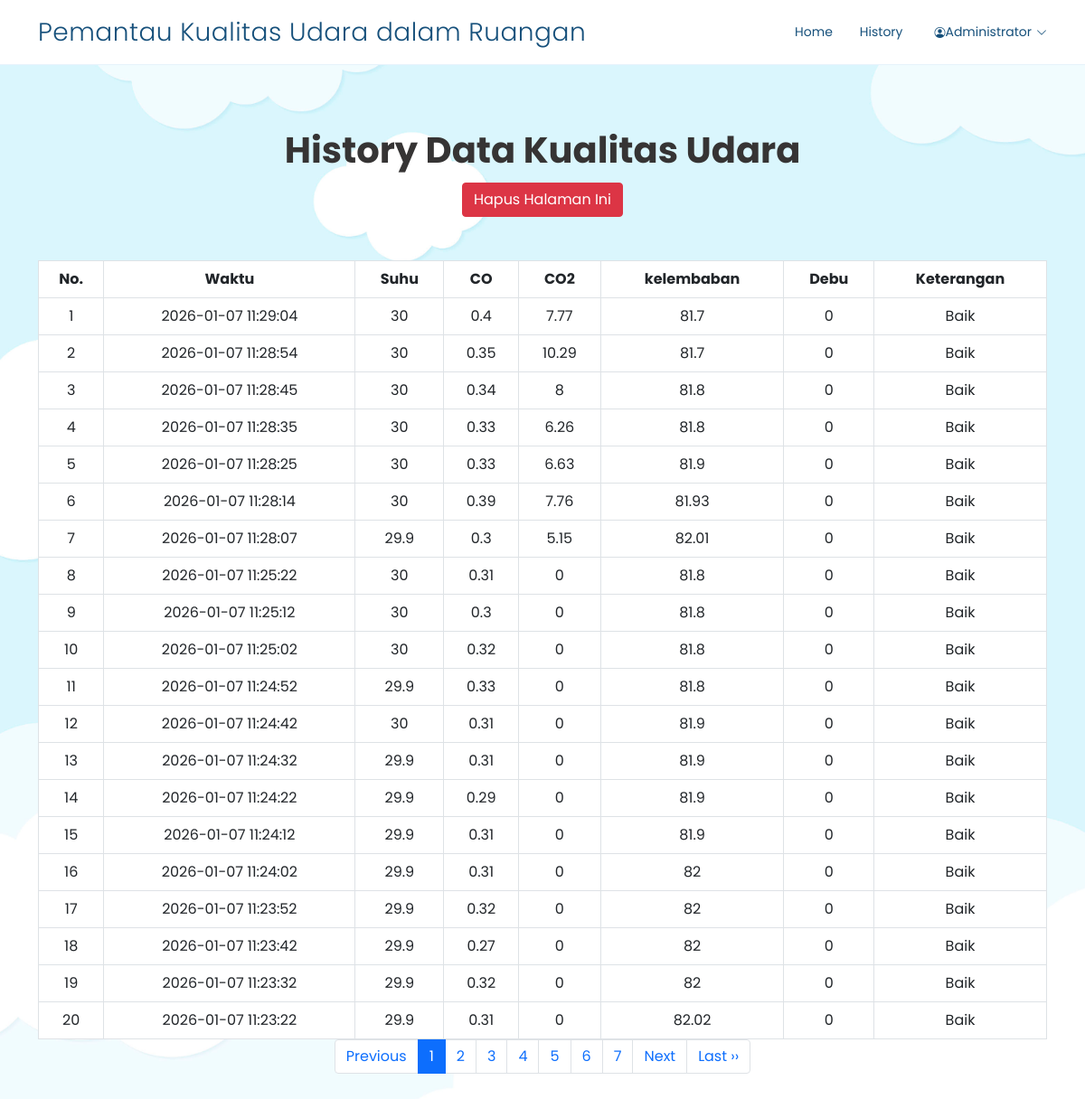
The app's page /history.php (signed in) with its own data.
### tables this page shows
CREATE TABLE `suhu` (
  `id_suhu` int(11) NOT NULL,
  `id_sensor` int(11) NOT NULL,
  `suhu` float NOT NULL
);

CREATE TABLE `sensor` (
  `id_sensor` int(11) NOT NULL,
  `co` float NOT NULL,
  `co2` float NOT NULL,
  `debu` float NOT NULL,
  `kelembaban` float NOT NULL,
  `keterangan` varchar(100) NOT NULL,
  `waktu` timestamp NOT NULL DEFAULT current_timestamp() ON UPDATE current_timestamp()
);

### config.php (called while the page is built, shortened)
<?php
function isLoggedIn() {
    return isset($_SESSION['user_id']) && !empty($_SESSION['user_id']);
}
function getCurrentUser() {
    if (isLoggedIn()) {
        return [
            'id' => $_SESSION['user_id'],
            'username' => $_SESSION['username'],
            'nama' => $_SESSION['nama']
        ];
    }
    return null;
}
?>

### history.php (the view, shortened to what this page needs)
<?php
require_once 'config.php';
$currentUser = getCurrentUser();
?>
<!DOCTYPE html>
<html lang="en">
<head>
  <link href="assets/vendor/aos/aos.css" rel="stylesheet">
  <link href="assets/vendor/bootstrap/css/bootstrap.min.css" rel="stylesheet">
  <link href="assets/vendor/bootstrap-icons/bootstrap-icons.css" rel="stylesheet">
  <link href="assets/vendor/boxicons/css/boxicons.min.css" rel="stylesheet">
  <link href="assets/vendor/glightbox/css/glightbox.min.css" rel="stylesheet">
  <link href="assets/vendor/remixicon/remixicon.css" rel="stylesheet">
  <link href="assets/vendor/swiper/swiper-bundle.min.css" rel="stylesheet">
  <link href="assets/css/style.css" rel="stylesheet">
</head>
<body>
  <header id="header" class="fixed-top">
    <div class="container d-flex align-items-center justify-content-between">
      <h1 class="logo"><a href=".">Pemantau Kualitas Udara dalam Ruangan </a></h1>
      <nav id="navbar" class="navbar">
        <ul>
          <li><a class="nav-link" href=".">Home</a></li>
          <li><a class="nav-link" href="history.php">History</a></li>
        <li class="dropdown">
            <a href="#"><i class="bi bi-person-circle"></i> <?= htmlspecialchars($currentUser['nama']) ?> <i class="bi bi-chevron-down"></i></a>
          </li>
        </ul>
      </nav>
    </div>
  </header>
  <section id="hero" class="d-flex align-items-center">
    <div class="container position-relative" data-aos="fade-up" data-aos-delay="100">
      <div class="row justify-content-center">
        <div class="col-xl-7 col-lg-9 text-center">
          <div class="history">
            <h1>History Data Kualitas Udara</h1>
          </div>
        </div>
      </div>
      <div class="row justify-content-center">
        <div class="col text-center">
          <?php
          $connect = mysqli_connect("localhost", "root", "", "skripsi");
          $batas = 20;
          $halaman = isset($_GET['halaman']) ? (int) $_GET['halaman'] : 1;
          $halaman_awal = ($halaman > 1) ? ($halaman * $batas) - $batas : 0;
          $previous = $halaman - 1;
          $next = $halaman + 1;
          ?>
          <form method="post" onsubmit="return confirmDeletePage();" style="margin-bottom:12px;">
            <button type="submit" class="btn btn-danger">Hapus Halaman Ini</button>
          </form>
          <table id="history" class="table table-defaut table-bordered mt-5">
            <tr>
              <th>No. </th>
              <th>Waktu</th>
              <th>Suhu</th>
              <th>CO</th>
              <th>CO2</th>
              <th>kelembaban</th>
              <th>Debu</th>
              <th>Keterangan</th>
            </tr>
            <?php
            $data = mysqli_query($connect, "SELECT * FROM sensor");
            $jumlah_data = mysqli_num_rows($data);
            $total_halaman = ($jumlah_data > 0) ? ceil($jumlah_data / $batas) : 1;
            $sql = mysqli_query($connect, "SELECT * FROM sensor
          INNER JOIN suhu ON suhu.id_sensor = sensor.id_sensor ORDER BY sensor.id_sensor desc limit $halaman_awal, $batas");
            $nomor = $halaman_awal + 1;
            while ($d = mysqli_fetch_array($sql)) {
              ?>
                <tr>
                  <td><?= $nomor++ ?></td>
                  <td><?= $d['waktu'] ?></td>
                  <td><?= $d['suhu'] ?></td>
                  <td><?= $d['co'] ?></td>
                  <td><?= $d['co2'] ?></td>
                  <td><?= $d['kelembaban'] ?></td>
                  <td><?= $d['debu'] ?></td>
                  <td><?= $d['keterangan'] ?></td>
                </tr>
              <?php
            }
            ?>
          </table>
          <nav>
            <ul class="pagination justify-content-center">
              <li class="page-item" <?php if ($halaman <= 1) {
                echo "class='disabled'";
              } ?>><a class="page-link" <?php if ($halaman > 1) {
                 echo "href='?halaman=$previous'";
               } ?>>Previous</a></li>
              <?php if ($total_halaman <= 10) {
                for ($counter = 1; $counter <= $total_halaman; $counter++) {
                  if ($counter == $halaman) {
                    echo "<li  class='page-item active'><a class='page-link'>$counter</a></li>";
                  } else {
                    echo "<li  class='page-item'><a class='page-link' href='?halaman=$counter'>$counter</a></li>";
                  }
                }
              }
              ?>
              <li class="page-item" <?php if ($halaman >= $total_halaman) {
                echo "class='disabled'";
              } ?>><a
                  class="page-link" <?php if ($halaman < $total_halaman) {
                    echo "href='?halaman=$next'";
                  } ?>>Next</a>
              </li>
              <?php if ($halaman < $total_halaman) {
                echo "<li class='page-item'><a class='page-link' href='?halaman=$total_halaman'>Last &rsaquo;&rsaquo;</a></li>";
              } ?>
            </ul>
          </nav>
        </div>
      </div>
    </div>
  </section>
</body>
</html>

### assets/css/style.css (style rules this page uses)
body { font-family: "Poppins", sans-serif; color: #444444; }
a { color: #2487ce; text-decoration: none; }
h1, h2, h3, h4, h5, h6 { font-family: "Poppins", sans-serif; }
#header { transition: all 0.5s; background: #fff; z-index: 997; padding: 15px 0; border-bottom: 1px solid #e6f2fb; }
#header .logo { font-size: 28px; margin: 0; padding: 0; line-height: 1; font-weight: 300; letter-spacing: 0.5px; font-family: "Poppins", sans-serif; }
#header .logo a { color: #16507b; }
.navbar { padding: 0; }
.navbar ul { margin: 0; padding: 0; display: flex; list-style: none; align-items: center; }
.navbar li { position: relative; }
.navbar a, .navbar a:focus { display: flex; align-items: center; justify-content: space-between; padding: 10px 0 10px 30px; font-size: 14px; color: #16507b; white-space: nowrap; transition: 0.3s; }
.navbar a i, .navbar a:focus i { font-size: 12px; line-height: 0; margin-left: 5px; }
body { width: 100%; position: relative; background: url("../img/awan.jpg"); background-size: cover; background-attachment: fixed; }
#hero .container { padding-top: 50px; }
#hero h1 { margin: 0; font-size: 56px; font-weight: 700; line-height: 72px; color: #5e5e5e; font-family: "Poppins", sans-serif; }
#hero .history h1 { margin: 0; font-size: 40px; font-weight: 700; line-height: 72px; color: #363434; font-family: "Poppins", sans-serif; }
#hero table { border-collapse: collapse; border-spacing: 0; margin: auto; text-align: center; background-color: white; }
@media (min-width: 1024px) { #hero { background-attachment: fixed; } }
section { padding: 80px 0; overflow: hidden; }

### records on screen
suhu: id_sensor.waktu "2026-01-07 11:29:04", suhu "30", id_sensor.co "0.4", id_sensor.co2 "7.77", id_sensor.kelembaban "81.7", id_sensor.debu "0", id_sensor.keterangan "Baik"
suhu: id_sensor.waktu "2026-01-07 11:28:54", suhu "30", id_sensor.co "0.35", id_sensor.co2 "10.29", id_sensor.kelembaban "81.7", id_sensor.debu "0", id_sensor.keterangan "Baik"
suhu: id_sensor.waktu "2026-01-07 11:28:45", suhu "30", id_sensor.co "0.34", id_sensor.co2 "8", id_sensor.kelembaban "81.8", id_sensor.debu "0", id_sensor.keterangan "Baik"
suhu: id_sensor.waktu "2026-01-07 11:28:35", suhu "30", id_sensor.co "0.33", id_sensor.co2 "6.26", id_sensor.kelembaban "81.8", id_sensor.debu "0", id_sensor.keterangan "Baik"
suhu: id_sensor.waktu "2026-01-07 11:28:25", suhu "30", id_sensor.co "0.33", id_sensor.co2 "6.63", id_sensor.kelembaban "81.9", id_sensor.debu "0", id_sensor.keterangan "Baik"
suhu: id_sensor.waktu "2026-01-07 11:28:14", suhu "30", id_sensor.co "0.39", id_sensor.co2 "7.76", id_sensor.kelembaban "81.93", id_sensor.debu "0", id_sensor.keterangan "Baik"
suhu: id_sensor.waktu "2026-01-07 11:28:07", suhu "29.9", id_sensor.co "0.3", id_sensor.co2 "5.15", id_sensor.kelembaban "82.01", id_sensor.debu "0", id_sensor.keterangan "Baik"
suhu: id_sensor.waktu "2026-01-07 11:25:22", suhu "30", id_sensor.co "0.31", id_sensor.co2 "0", id_sensor.kelembaban "81.8", id_sensor.debu "0", id_sensor.keterangan "Baik"
suhu: id_sensor.waktu "2026-01-07 11:25:12", suhu "30", id_sensor.co "0.3", id_sensor.co2 "0", id_sensor.kelembaban "81.8", id_sensor.debu "0", id_sensor.keterangan "Baik"
suhu: id_sensor.waktu "2026-01-07 11:25:02", suhu "30", id_sensor.co "0.32", id_sensor.co2 "0", id_sensor.kelembaban "81.8", id_sensor.debu "0", id_sensor.keterangan "Baik"
suhu: id_sensor.waktu "2026-01-07 11:24:52", suhu "29.9", id_sensor.co "0.33", id_sensor.co2 "0", id_sensor.kelembaban "81.8", id_sensor.debu "0", id_sensor.keterangan "Baik"
suhu: id_sensor.waktu "2026-01-07 11:24:42", suhu "30", id_sensor.co "0.31", id_sensor.co2 "0", id_sensor.kelembaban "81.9", id_sensor.debu "0", id_sensor.keterangan "Baik"
suhu: id_sensor.waktu "2026-01-07 11:24:32", suhu "29.9", id_sensor.co "0.31", id_sensor.co2 "0", id_sensor.kelembaban "81.9", id_sensor.debu "0", id_sensor.keterangan "Baik"
suhu: id_sensor.waktu "2026-01-07 11:24:22", suhu "29.9", id_sensor.co "0.29", id_sensor.co2 "0", id_sensor.kelembaban "81.9", id_sensor.debu "0", id_sensor.keterangan "Baik"
suhu: id_sensor.waktu "2026-01-07 11:24:12", suhu "29.9", id_sensor.co "0.31", id_sensor.co2 "0", id_sensor.kelembaban "81.9", id_sensor.debu "0", id_sensor.keterangan "Baik"
suhu: id_sensor.waktu "2026-01-07 11:24:02", suhu "29.9", id_sensor.co "0.31", id_sensor.co2 "0", id_sensor.kelembaban "82", id_sensor.debu "0", id_sensor.keterangan "Baik"
suhu: id_sensor.waktu "2026-01-07 11:23:52", suhu "29.9", id_sensor.co "0.32", id_sensor.co2 "0", id_sensor.kelembaban "82", id_sensor.debu "0", id_sensor.keterangan "Baik"
suhu: id_sensor.waktu "2026-01-07 11:23:42", suhu "29.9", id_sensor.co "0.27", id_sensor.co2 "0", id_sensor.kelembaban "82", id_sensor.debu "0", id_sensor.keterangan "Baik"
suhu: id_sensor.waktu "2026-01-07 11:23:32", suhu "29.9", id_sensor.co "0.32", id_sensor.co2 "0", id_sensor.kelembaban "82", id_sensor.debu "0", id_sensor.keterangan "Baik"
suhu: id_sensor.waktu "2026-01-07 11:23:22", suhu "29.9", id_sensor.co "0.31", id_sensor.co2 "0", id_sensor.kelembaban "82.02", id_sensor.debu "0", id_sensor.keterangan "Baik"

### other values on screen
$currentUser['nama'] "Administrator"
